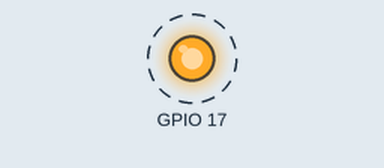
This program was run on a simulated Raspberry Pi (BCM pin numbers). Shown: output pins drawn as LEDs (lit = HIGH). Dashed ring = blinking. What the program prints to the terminal is not drawn.

Above: at 0.2 s.
Timing chart, 0 to 3.0 s (numbered marks = the images above):
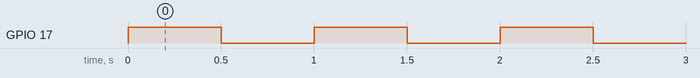

The program:

blink.py
```python
import RPi.GPIO as GPIO
import time

GPIO.setwarnings(False)

GPIO.setmode(GPIO.BCM)
GPIO.setup(17, GPIO.OUT)

try:
    while True:
        print("LED ON")
        GPIO.output(17, GPIO.HIGH)
        time.sleep(0.5)

        print("LED OFF")
        GPIO.output(17, GPIO.LOW)
        time.sleep(0.5)

except KeyboardInterrupt:
    GPIO.cleanup()
```

Measured:
- by itself, GPIO 17: alternates HIGH for 0.50 s and LOW for 0.50 s
